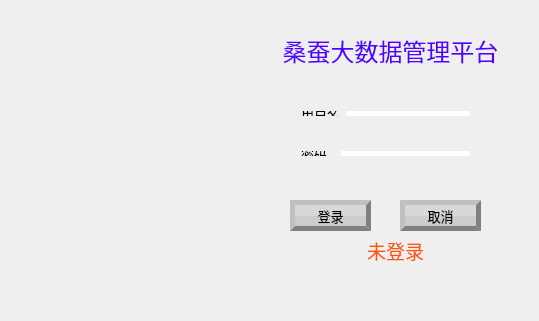
<?xml version="1.0" encoding="UTF-8"?>
<ui version="4.0">
 <class>MainWindow</class>
 <widget class="QMainWindow" name="MainWindow">
  <property name="geometry">
   <rect>
    <x>0</x>
    <y>0</y>
    <width>539</width>
    <height>321</height>
   </rect>
  </property>
  <property name="windowTitle">
   <string>MainWindow</string>
  </property>
  <widget class="QWidget" name="centralWidget">
   <widget class="QLabel" name="main_pic">
    <property name="geometry">
     <rect>
      <x>20</x>
      <y>30</y>
      <width>241</width>
      <height>241</height>
     </rect>
    </property>
    <property name="text">
     <string/>
    </property>
   </widget>
   <widget class="QLabel" name="label">
    <property name="geometry">
     <rect>
      <x>270</x>
      <y>20</y>
      <width>241</width>
      <height>61</height>
     </rect>
    </property>
    <property name="text">
     <string>&lt;html&gt;&lt;head/&gt;&lt;body&gt;&lt;p align=&quot;center&quot;&gt;&lt;span style=&quot; font-size:18pt; color:#5500ff;&quot;&gt;桑蚕大数据管理平台&lt;/span&gt;&lt;/p&gt;&lt;/body&gt;&lt;/html&gt;</string>
    </property>
   </widget>
   <widget class="QPushButton" name="login">
    <property name="geometry">
     <rect>
      <x>290</x>
      <y>200</y>
      <width>81</width>
      <height>31</height>
     </rect>
    </property>
    <property name="font">
     <font>
      <pointsize>10</pointsize>
     </font>
    </property>
    <property name="styleSheet">
     <string notr="true">QPushButton {
    border:5px  outset grey;
    padding:2px 4px;
    background-color: qconicalgradient(cx:0.5, cy:0.5, angle:180, stop:0.49999 rgba(204, 204, 204, 255), stop:0.50001 rgba(216, 216, 216, 255));

   
}

QPushButton:hover{
    border:5px  outset grey;
    background-color: qconicalgradient(cx:0.5, cy:0.5, angle:180, stop:0.49999 rgba(188, 188, 188, 255), stop:0.50001 rgba(208, 208, 208, 255));


    
}

QPushButton:pressed{
    border:3px  inset grey;
    background-color: qconicalgradient(cx:0.5, cy:0.5, angle:180, stop:0.49999 rgba(208, 208, 208, 255), stop:0.50001 rgba(188, 188, 188, 255));

}</string>
    </property>
    <property name="text">
     <string>登录</string>
    </property>
   </widget>
   <widget class="QPushButton" name="pushButton_2">
    <property name="geometry">
     <rect>
      <x>400</x>
      <y>200</y>
      <width>81</width>
      <height>31</height>
     </rect>
    </property>
    <property name="font">
     <font>
      <pointsize>10</pointsize>
     </font>
    </property>
    <property name="styleSheet">
     <string notr="true">QPushButton {
    border:5px  outset grey;
    padding:2px 4px;
    background-color: qconicalgradient(cx:0.5, cy:0.5, angle:180, stop:0.49999 rgba(204, 204, 204, 255), stop:0.50001 rgba(216, 216, 216, 255));

   
}

QPushButton:hover{
    border:5px  outset grey;
    background-color: qconicalgradient(cx:0.5, cy:0.5, angle:180, stop:0.49999 rgba(188, 188, 188, 255), stop:0.50001 rgba(208, 208, 208, 255));


    
}

QPushButton:pressed{
    border:3px  inset grey;
    background-color: qconicalgradient(cx:0.5, cy:0.5, angle:180, stop:0.49999 rgba(208, 208, 208, 255), stop:0.50001 rgba(188, 188, 188, 255));

}</string>
    </property>
    <property name="text">
     <string>取消</string>
    </property>
   </widget>
   <widget class="QLabel" name="hint">
    <property name="geometry">
     <rect>
      <x>300</x>
      <y>230</y>
      <width>191</width>
      <height>41</height>
     </rect>
    </property>
    <property name="text">
     <string>&lt;html&gt;&lt;head/&gt;&lt;body&gt;&lt;p align=&quot;center&quot;&gt;&lt;span style=&quot; font-size:14pt; color:#ff5500;&quot;&gt;未登录&lt;/span&gt;&lt;/p&gt;&lt;/body&gt;&lt;/html&gt;</string>
    </property>
   </widget>
   <widget class="QWidget" name="layoutWidget">
    <property name="geometry">
     <rect>
      <x>290</x>
      <y>140</y>
      <width>191</width>
      <height>27</height>
     </rect>
    </property>
    <layout class="QHBoxLayout" name="horizontalLayout_2">
     <item>
      <widget class="QLabel" name="label_3">
       <property name="font">
        <font>
         <pointsize>10</pointsize>
        </font>
       </property>
       <property name="text">
        <string>密码  </string>
       </property>
      </widget>
     </item>
     <item>
      <widget class="QLineEdit" name="password">
       <property name="font">
        <font>
         <pointsize>11</pointsize>
        </font>
       </property>
       <property name="contextMenuPolicy">
        <enum>Qt::NoContextMenu</enum>
       </property>
       <property name="frame">
        <bool>false</bool>
       </property>
       <property name="echoMode">
        <enum>QLineEdit::Password</enum>
       </property>
      </widget>
     </item>
    </layout>
   </widget>
   <widget class="QWidget" name="layoutWidget1">
    <property name="geometry">
     <rect>
      <x>290</x>
      <y>100</y>
      <width>191</width>
      <height>27</height>
     </rect>
    </property>
    <layout class="QHBoxLayout" name="horizontalLayout">
     <item>
      <widget class="QLabel" name="label_2">
       <property name="font">
        <font>
         <pointsize>10</pointsize>
        </font>
       </property>
       <property name="text">
        <string>用户名</string>
       </property>
      </widget>
     </item>
     <item>
      <widget class="QLineEdit" name="accout">
       <property name="font">
        <font>
         <pointsize>11</pointsize>
        </font>
       </property>
       <property name="contextMenuPolicy">
        <enum>Qt::NoContextMenu</enum>
       </property>
       <property name="styleSheet">
        <string notr="true"/>
       </property>
       <property name="frame">
        <bool>false</bool>
       </property>
      </widget>
     </item>
    </layout>
   </widget>
  </widget>
 </widget>
 <layoutdefault spacing="6" margin="11"/>
 <resources/>
 <connections/>
</ui>
